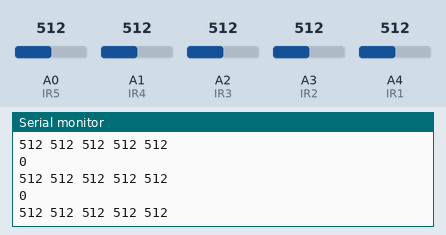
The sketch below on a simulated Arduino Uno, built with avr-gcc and run on an emulated ATmega328P. On the bench: the last lines printed to the serial monitor. Inputs (shaded band) come from the test bench; at power-on: A0 (IR5) = 512, A1 (IR4) = 512, A3 (IR2) = 512, A2 (IR3) = 512, A4 (IR1) = 512.

Above: at 1.2 s.
1.3 s: A0 (IR5) set to 529
At 1.9 s:
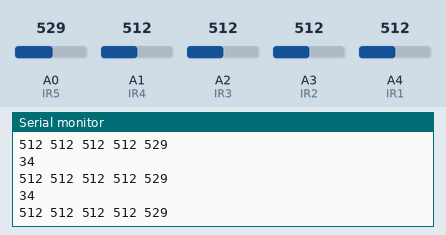
2.8 s: A1 (IR4) set to 495
At 3.3 s:
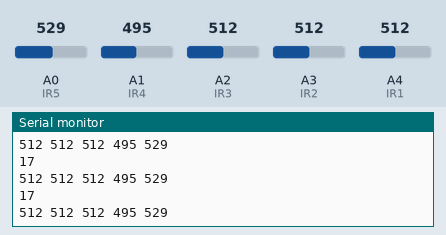
5.8 s: A1 (IR4) set to 487
At 6.9 s:
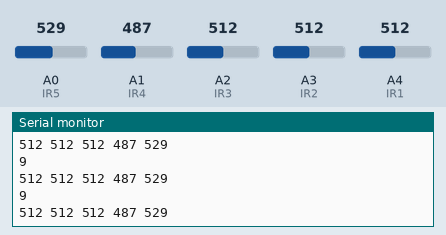
7.3 s: A3 (IR2) set to 504
At 7.8 s:
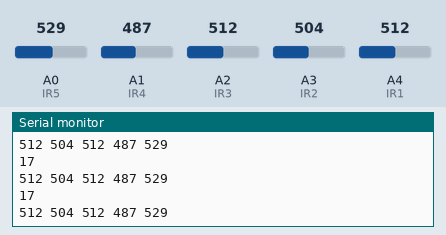
Timing chart, 0 to 10.3 s (numbered marks = the images above; inputs shaded):
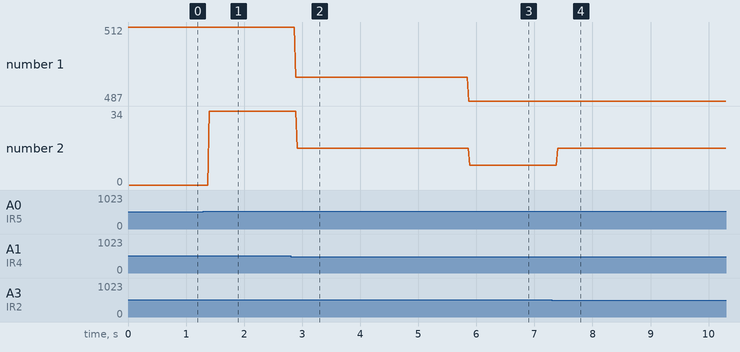

The sketch:

pid.ino
```cpp
int IR1 = A4;
int IR2 = A3;
int IR3 = A2;
int IR4 = A1;
int IR5 = A0;

int Min = 0;
int Max = 1024;

int input[5];
int error = 0;
int previous_error = 0;
int d = 0;
int i = 0;
float Krp = 0;
float Krd = 0;
float Kri = 0;

void printList(){
    for(int i = 0; i < 5; i++){
      Serial.print(input[i]);
      Serial.print(" ");
    }
    Serial.println("");
}

void normalise(){
  for(int i = 0; i < 5; i++){
    input[i] = (input[i]-Min)/(Max-Min);
  }
}

void setup(){
    Serial.begin(9600);
}
void loop(){
  input[0] = analogRead(IR1);
  input[1] = analogRead(IR2);
  input[2] = analogRead(IR3);
  input[3] = analogRead(IR4);
  input[4] = analogRead(IR5);
  //printList();
  error = ((-2 * input[0]) + (-1*input[1]) + (input[3]) + (2*input[4]));
  d = error - previous_error;
  i = error + previous_error;
  int velocity = Krp*(error) + Krd*d + Kri*i;
  printList();
  Serial.println(error);
}
```

Measured:
- after the input at 1.3 s, the serial monitor: prints a new line after 0.08 s (image 1)
- after the input at 2.8 s, the serial monitor: prints a new line after 0.09 s (image 2)
- after the input at 5.8 s, the serial monitor: prints a new line after 0.07 s (image 3)
- after the input at 7.3 s, the serial monitor: prints a new line after 0.08 s (image 4)
- plotted number 1: 512 → 495 after the input at 2.8 s, 495 → 487 after the input at 5.8 s
- plotted number 2: 0 → 34 after the input at 1.3 s, 34 → 17 after the input at 2.8 s, 17 → 9 after the input at 5.8 s
